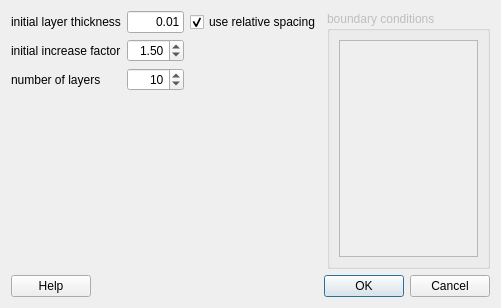
<?xml version="1.0" encoding="UTF-8"?>
<ui version="4.0">
 <class>GuiDivideBoundaryLayer</class>
 <widget class="QDialog" name="GuiDivideBoundaryLayer">
  <property name="geometry">
   <rect>
    <x>0</x>
    <y>0</y>
    <width>501</width>
    <height>308</height>
   </rect>
  </property>
  <property name="windowTitle">
   <string>divide boundary layer</string>
  </property>
  <property name="windowIcon">
   <iconset resource="engrid.qrc">
    <normaloff>:/icons/resources/icons/G.png</normaloff>:/icons/resources/icons/G.png</iconset>
  </property>
  <layout class="QGridLayout" name="gridLayout_2">
   <item row="0" column="0">
    <layout class="QGridLayout" name="gridLayout">
     <item row="0" column="1">
      <widget class="QLineEdit" name="lineEditH">
       <property name="text">
        <string>0.01</string>
       </property>
       <property name="alignment">
        <set>Qt::AlignRight|Qt::AlignTrailing|Qt::AlignVCenter</set>
       </property>
      </widget>
     </item>
     <item row="0" column="0">
      <widget class="QLabel" name="label">
       <property name="text">
        <string>initial layer thickness</string>
       </property>
      </widget>
     </item>
     <item row="1" column="0">
      <widget class="QLabel" name="label_3">
       <property name="text">
        <string>initial increase factor</string>
       </property>
      </widget>
     </item>
     <item row="1" column="1">
      <widget class="QDoubleSpinBox" name="doubleSpinBoxF">
       <property name="alignment">
        <set>Qt::AlignRight|Qt::AlignTrailing|Qt::AlignVCenter</set>
       </property>
       <property name="minimum">
        <double>1.000000000000000</double>
       </property>
       <property name="maximum">
        <double>10.000000000000000</double>
       </property>
       <property name="singleStep">
        <double>0.100000000000000</double>
       </property>
       <property name="value">
        <double>1.500000000000000</double>
       </property>
      </widget>
     </item>
     <item row="2" column="1">
      <widget class="QSpinBox" name="spinBoxLayers">
       <property name="alignment">
        <set>Qt::AlignRight|Qt::AlignTrailing|Qt::AlignVCenter</set>
       </property>
       <property name="minimum">
        <number>3</number>
       </property>
       <property name="value">
        <number>10</number>
       </property>
      </widget>
     </item>
     <item row="2" column="0">
      <widget class="QLabel" name="label_2">
       <property name="text">
        <string>number of layers</string>
       </property>
      </widget>
     </item>
     <item row="0" column="2">
      <widget class="QCheckBox" name="checkBoxH">
       <property name="text">
        <string>use relative spacing</string>
       </property>
       <property name="checked">
        <bool>true</bool>
       </property>
      </widget>
     </item>
    </layout>
   </item>
   <item row="0" column="1" rowspan="2">
    <widget class="QGroupBox" name="groupBox">
     <property name="enabled">
      <bool>false</bool>
     </property>
     <property name="sizePolicy">
      <sizepolicy hsizetype="Expanding" vsizetype="Preferred">
       <horstretch>0</horstretch>
       <verstretch>0</verstretch>
      </sizepolicy>
     </property>
     <property name="title">
      <string>boundary conditions</string>
     </property>
     <layout class="QHBoxLayout" name="horizontalLayout_2">
      <item>
       <widget class="QListWidget" name="listWidget">
        <property name="sizePolicy">
         <sizepolicy hsizetype="Expanding" vsizetype="Expanding">
          <horstretch>0</horstretch>
          <verstretch>0</verstretch>
         </sizepolicy>
        </property>
        <property name="maximumSize">
         <size>
          <width>16777215</width>
          <height>16777215</height>
         </size>
        </property>
       </widget>
      </item>
     </layout>
    </widget>
   </item>
   <item row="1" column="0">
    <spacer name="verticalSpacer">
     <property name="orientation">
      <enum>Qt::Vertical</enum>
     </property>
     <property name="sizeHint" stdset="0">
      <size>
       <width>20</width>
       <height>169</height>
      </size>
     </property>
    </spacer>
   </item>
   <item row="2" column="0" colspan="2">
    <layout class="QHBoxLayout" name="horizontalLayout">
     <item>
      <widget class="QPushButton" name="pushButtonHelp">
       <property name="text">
        <string>Help</string>
       </property>
      </widget>
     </item>
     <item>
      <widget class="QDialogButtonBox" name="buttonBox">
       <property name="orientation">
        <enum>Qt::Horizontal</enum>
       </property>
       <property name="standardButtons">
        <set>QDialogButtonBox::Cancel|QDialogButtonBox::Ok</set>
       </property>
      </widget>
     </item>
    </layout>
   </item>
  </layout>
 </widget>
 <resources>
  <include location="engrid.qrc"/>
 </resources>
 <connections>
  <connection>
   <sender>buttonBox</sender>
   <signal>accepted()</signal>
   <receiver>GuiDivideBoundaryLayer</receiver>
   <slot>accept()</slot>
   <hints>
    <hint type="sourcelabel">
     <x>248</x>
     <y>254</y>
    </hint>
    <hint type="destinationlabel">
     <x>157</x>
     <y>274</y>
    </hint>
   </hints>
  </connection>
  <connection>
   <sender>buttonBox</sender>
   <signal>rejected()</signal>
   <receiver>GuiDivideBoundaryLayer</receiver>
   <slot>reject()</slot>
   <hints>
    <hint type="sourcelabel">
     <x>316</x>
     <y>260</y>
    </hint>
    <hint type="destinationlabel">
     <x>286</x>
     <y>274</y>
    </hint>
   </hints>
  </connection>
 </connections>
</ui>
